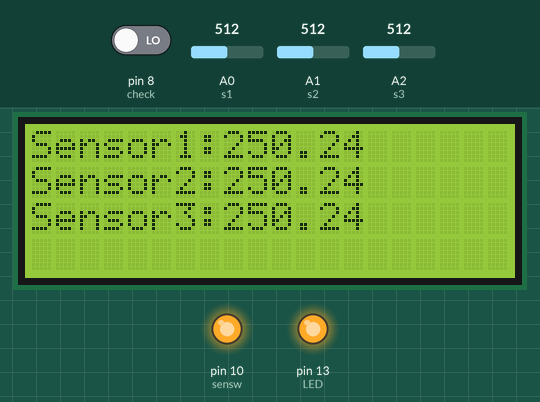
This sketch was run on a simulated Arduino Uno, built with avr-gcc and run on an emulated ATmega328P. Parts: 20×4 character LCD, output pins drawn as LEDs (lit = HIGH). The test bench sets the inputs (shaded band); at power-on: A0 (s1) = 512, A1 (s2) = 512, A2 (s3) = 512, pin 8 (check) LOW. What the sketch prints to the serial monitor is not drawn.

Above: at 1.2 s.
1.3 s: A0 (s1) set to 716
At 2.6 s:
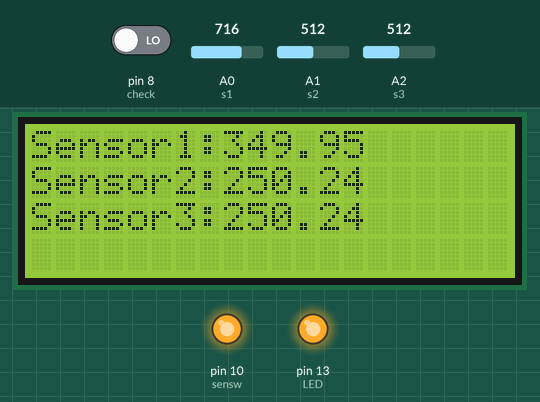
2.9 s: A1 (s2) set to 306
At 3.8 s:
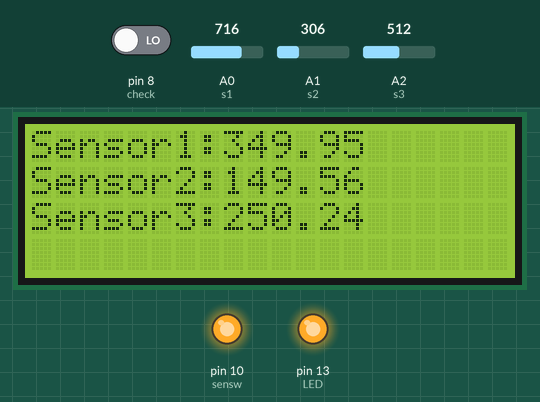
4.5 s: A2 (s3) set to 900
At 5.8 s:
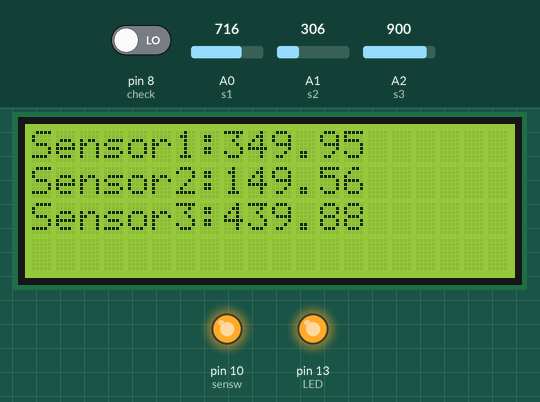
6.1 s: A2 (s3) set to 1023
At 6.9 s:
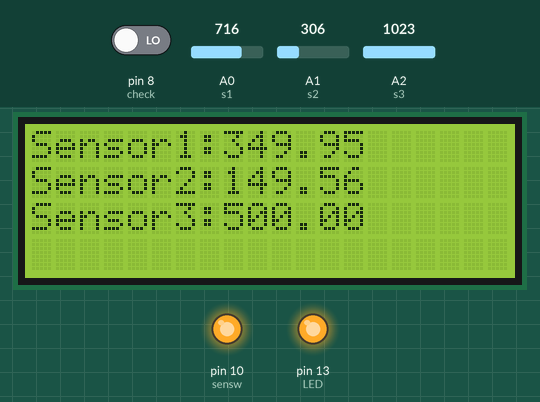
7.8 s: A1 (s2) set to 122
At 9.1 s:
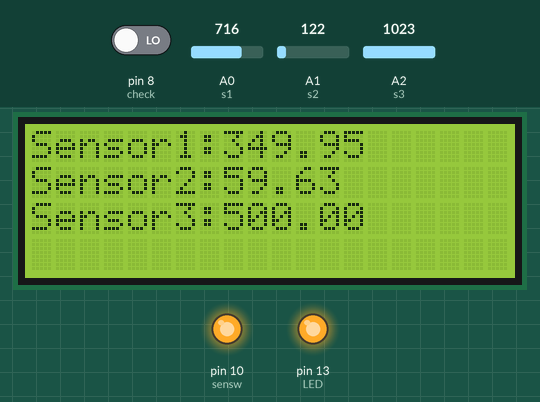
9.4 s: A0 (s1) set to 511
At 10.1 s:
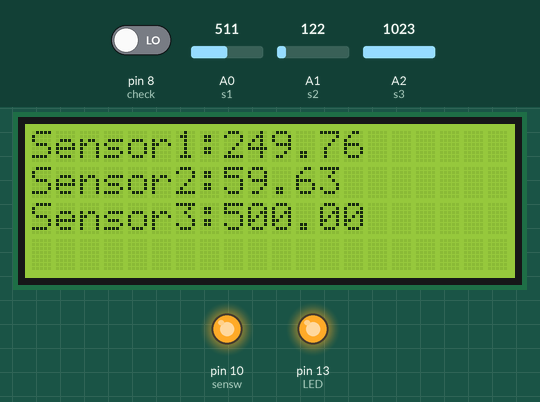
Timing chart, 0 to 12.0 s (numbered marks = the images above; inputs shaded):
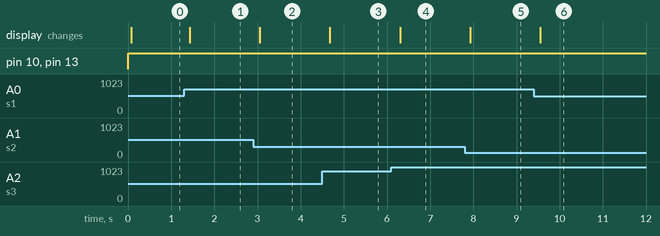

Measured:
- after the input at 1.3 s, the display: changes after 0.13 s (image 1)
- after the input at 2.9 s, the display: changes after 0.15 s (image 2)
- after the input at 4.5 s, the display: changes after 0.18 s (image 3)
- after the input at 6.1 s, the display: changes after 0.20 s (image 4)
- after the input at 7.8 s, the display: changes after 0.13 s (image 5)
- after the input at 9.4 s, the display: changes after 0.15 s (image 6)

The sketch:

LM35.ino
```cpp
#include<LiquidCrystal.h>
const int rs = 12, en = 11, d4 = 5, d5 = 4, d6 = 3, d7 = 2;
LiquidCrystal lcd(rs, en, d4, d5, d6, d7);

#define sensw 10
#define LED 13
#define check 8
#define s1 A0
#define s2 A1
#define s3 A2

float v1;
float v2;
float v3;
float t1;
float t2;
float t3;

void setup() {
  Serial.begin(9600);
  pinMode( sensw, OUTPUT);
  pinMode( LED, OUTPUT);
  pinMode( check, INPUT);
  pinMode( s1, INPUT);
  pinMode( s2, INPUT);
  pinMode( s3, INPUT);

}

void loop() {

  digitalWrite( LED, HIGH);
  digitalRead(check);
  if(check>0)
  {
    digitalWrite(sensw, HIGH);

    v1=analogRead(s1);
    v2=analogRead(s2);
    v3=analogRead(s3);

    t1=(v1*500)/1023;
    t2=(v2*500)/1023;
    t3=(v3*500)/1023;

    lcd.begin(20,4);
    lcd.print("Sensor1:");
    //lcd.setCursor(1,1);
    lcd.print(t1);
    lcd.setCursor(0,1);
    lcd.print("Sensor2:");
    lcd.print(t2);
    lcd.setCursor(0,2);
    lcd.print("Sensor3:");
    lcd.print(t3);
    delay(200);
    Serial.println(t1);
    Serial.println(t2);
    Serial.println(t3);

  }

  else
  {
    lcd.begin(20,4);
    lcd.print("LED not working");
  }

}
```
